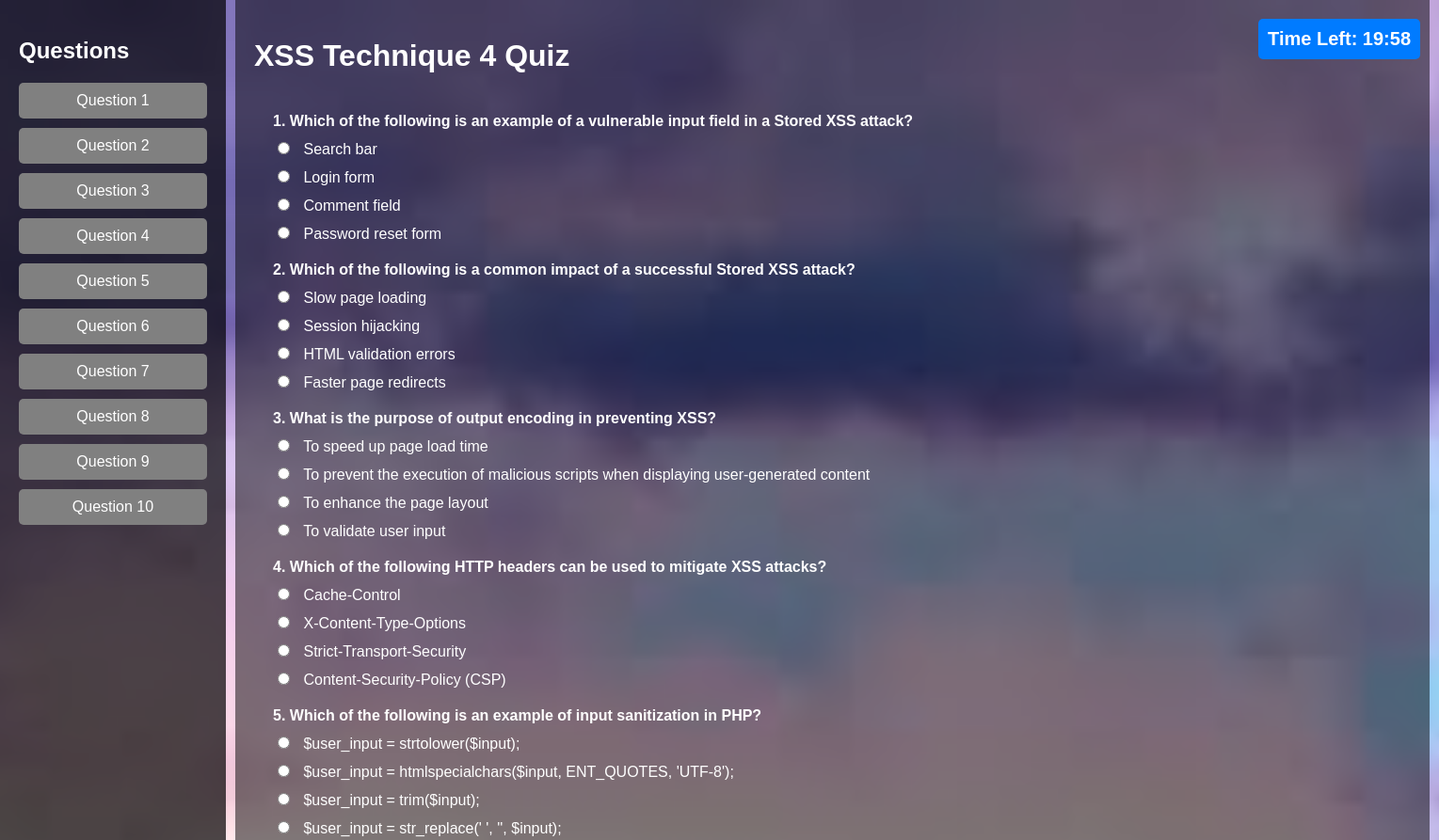
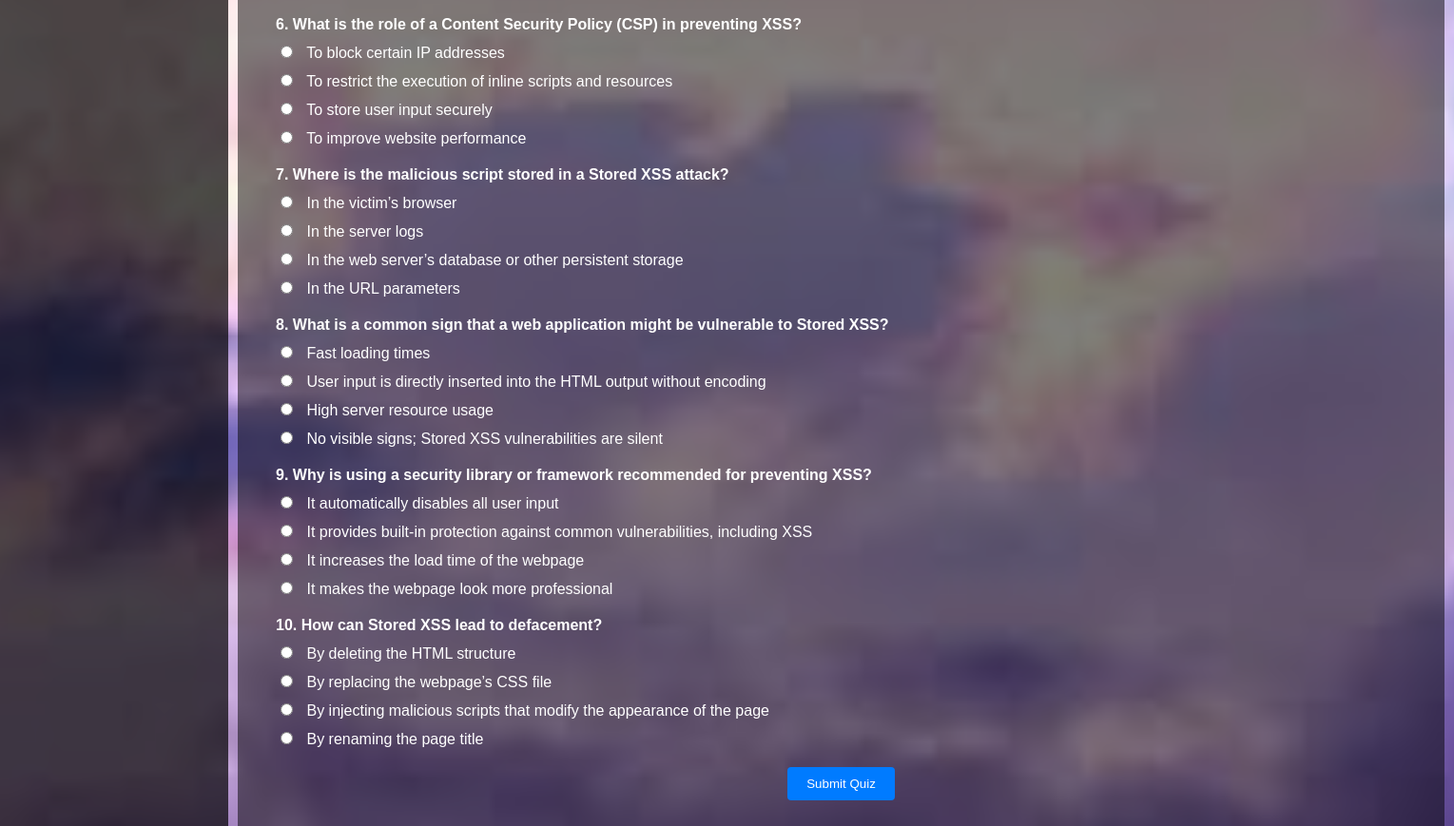
Screenshot of /script4quiz.php (signed in) with the database file from the repository (2 pictures, top to bottom).
### tables this page shows
CREATE TABLE `quiz_questions` (
  `id` int(11) NOT NULL,
  `quiz_id` int(11) NOT NULL,
  `question` text NOT NULL,
  `option1` varchar(255) NOT NULL,
  `option2` varchar(255) NOT NULL,
  `option3` varchar(255) NOT NULL,
  `option4` varchar(255) NOT NULL,
  `correct_option` varchar(11) NOT NULL,
  `created_by` varchar(255) NOT NULL,
  `created_date` timestamp NOT NULL DEFAULT current_timestamp()
);

### script4quiz.php (the view, shortened to what this page needs)
<?php
require_once 'config.php';
require_once 'header.php';
$quizId = 8;
$questions = [];
$sql = "SELECT id, question, option1, option2, option3, option4 FROM quiz_questions WHERE quiz_id = ? ORDER BY RAND() LIMIT 10";
if ($stmt = $conn->prepare($sql)) {
    $stmt->bind_param("i", $quizId);
    $stmt->execute();
    $stmt->bind_result($questionId, $question, $option1, $option2, $option3, $option4);
    while ($stmt->fetch()) {
        $questions[] = [
            'id' => $questionId,
            'text' => $question,
            'options' => [$option1, $option2, $option3, $option4]
        ];
    }
} else {
    echo "Error fetching quiz questions: " . $conn->error;
    exit();
}
?>
<!DOCTYPE html>
<html lang="en">
<head>
</head>
<body>
    <div class="sidebar">
        <h2>Questions</h2>
        <ul>
            <?php for ($i = 1; $i <= 10; $i++): ?>
                <li><a href="#question_<?php echo $i; ?>" data-question-id="<?php echo $i; ?>">Question <?php echo $i; ?></a></li>
            <?php endfor; ?>
        </ul>
    </div>
    <div class="main-content">
        <div class="container">
            <h1>XSS Technique 4 Quiz</h1>
            <div class="timer" id="timer">Time Left: 20:00</div>
            <div class="quiz-content">
                <form id="quizForm" action="submit_quiz1.php" method="POST">
                    <?php foreach ($questions as $index => $question): ?>
                        <div id="question_<?php echo $index + 1; ?>" class="question-container" style="margin-bottom: 20px;">
                            <div class="question-text">
                                <?php echo ($index + 1) . '. ' . htmlspecialchars($question['text']); ?>
                            </div>
                            <div class="options">
                                <?php foreach ($question['options'] as $optionIndex => $option): ?>
                                    <div class="option">
                                        <label>
                                            <input type="radio" name="question_<?php echo $question['id']; ?>" value="<?php echo $optionIndex + 1; ?>">
                                            <?php echo htmlspecialchars($option); ?>
                                        </label>
                                    </div>
                                <?php endforeach; ?>
                            </div>
                        </div>
                    <?php endforeach; ?>
                    <button type="submit" class="submit-btn">Submit Quiz</button>
                </form>
            </div>
        </div>
    </div>
</body>
</html>

### default.css (style rules this page uses)
html, body.default { height: 100%; margin: 0; padding: 0; }

### light.css (style rules this page uses)
html, body.light { height: 100%; margin: 0; padding: 0; }
body.light { font-family: Arial, sans-serif; background-image: url('background3.jpg'); background-size: cover; background-repeat: no-repeat; background-position: center; background-attachment: fixed; color: white; }

### script4quiz.php (style rules this page uses)
body { background-size: cover; background-repeat: no-repeat; background-attachment: fixed; font-family: Arial, sans-serif; margin: 0; padding: 0; color: #fff; display: flex; background-color: rgba(0, 0, 0, 0.5); }
html { scroll-behavior: smooth; }
html, body { height: 100%; }
.container { flex: 1; padding: 20px; margin-left: 250px; background-color: rgba(0, 0, 0, 0.5); width: 1229px; }
.quiz-content { padding: 20px; border-radius: 8px; }
.question-text { font-weight: bold; margin-bottom: 10px; }
.options { margin-top: 10px; }
.option { margin-bottom: 10px; }
.option input { margin-right: 10px; }
.submit-btn { margin-top: 20px; padding: 10px 20px; background-color: #007bff; color: #fff; border: none; border-radius: 4px; cursor: pointer; display: block; margin-left: auto; margin-right: auto; }
.timer { font-size: 20px; font-weight: bold; position: fixed; top: 20px; right: 20px; padding: 10px; background-color: #007bff; color: #fff; border-radius: 5px; z-index: 1000; }
.sidebar { width: 200px; background: rgba(0, 0, 0, 0.7); padding: 20px; position: fixed; top: 0; left: 0; height: 100%; overflow-y: auto; }
.sidebar h2 { font-size: 1.5em; margin-bottom: 20px; }
.sidebar ul { list-style-type: none; padding: 0; }
.sidebar ul li { margin: 10px 0; }
.sidebar ul li a { color: #fff; text-decoration: none; padding: 10px; display: block; background: grey; border-radius: 5px; text-align: center; transition: background 0.3s; }
.question-container { scroll-margin-top: 100px; }

### rows the page displays
quiz_questions: question "Which of the following is an example of a vulnerable input field in a Stored XSS attack?", option1 "Search bar", option2 "Login form", option3 "Comment field", option4 "Password reset form"
quiz_questions: question "Which of the following is a common impact of a successful Stored XSS attack?", option1 "Slow page loading", option2 "Session hijacking", option3 "HTML validation errors", option4 "Faster page redirects"
quiz_questions: question "What is the purpose of output encoding in preventing XSS?", option1 "To speed up page load time", option2 "To prevent the execution of malicious scripts when displaying user-generated content", option3 "To enhance the page layout", option4 "To validate user input"
quiz_questions: question "Which of the following HTTP headers can be used to mitigate XSS attacks?", option1 "Cache-Control", option2 "X-Content-Type-Options", option3 "Strict-Transport-Security", option4 "Content-Security-Policy (CSP)"
quiz_questions: question "Which of the following is an example of input sanitization in PHP?", option1 "$user_input = strtolower($input);", option2 "$user_input = htmlspecialchars($input, ENT_QUOTES, 'UTF-8');", option3 "$user_input = trim($input);", option4 "$user_input = str_replace(' ', '', $input);"
quiz_questions: question "What is the role of a Content Security Policy (CSP) in preventing XSS?", option1 "To block certain IP addresses", option2 "To restrict the execution of inline scripts and resources", option3 "To store user input securely", option4 "To improve website performance"
quiz_questions: question "Where is the malicious script stored in a Stored XSS attack?", option1 "In the victim’s browser", option2 "In the server logs", option3 "In the web server’s database or other persistent storage", option4 "In the URL parameters"
quiz_questions: question "What is a common sign that a web application might be vulnerable to Stored XSS?", option1 "Fast loading times", option2 "User input is directly inserted into the HTML output without encoding", option3 "High server resource usage", option4 "No visible signs; Stored XSS vulnerabilities are silent"
quiz_questions: question "Why is using a security library or framework recommended for preventing XSS?", option1 "It automatically disables all user input", option2 "It provides built-in protection against common vulnerabilities, including XSS", option3 "It increases the load time of the webpage", option4 "It makes the webpage look more professional"
quiz_questions: question "How can Stored XSS lead to defacement?", option1 "By deleting the HTML structure", option2 "By replacing the webpage’s CSS file", option3 "By injecting malicious scripts that modify the appearance of the page", option4 "By renaming the page title"
